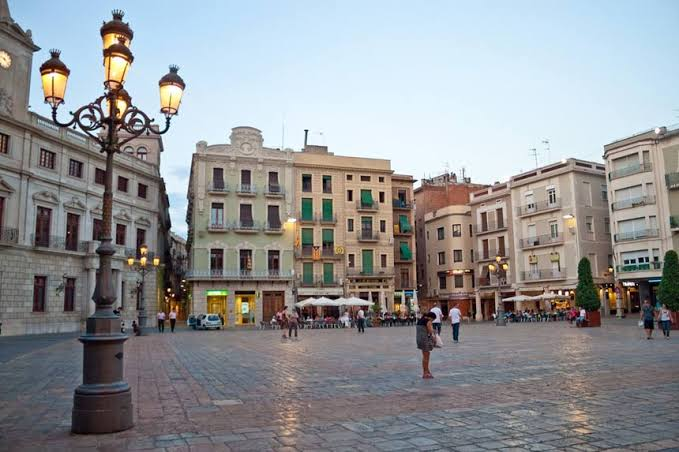
#> input picture image.png, 679 x 452 px
$ python -i images.py   (imports and definitions only)
#> lines starting #> are read from the running program, lines starting #| are printed output that depends on the picture
"""Shrink the photo before sending it to the vision model.

On the server and not on the client so it works the same for the ESP32 and for
anything else, without every client having to remember. It does not save the
upload, which already happened by the time we get here.

Groq charges per pixel: a 3024x4032 photo is ~50.000 tokens and 2.656 at 896 px
(a figure its own 429 gave us). Shrinking is the difference between using it and
burning the day's quota in six photos.
"""

from __future__ import annotations

import base64
import io
import os

# Long side to shrink to. 896 px is the measured sweet spot: below it, signs
# stop being readable; above it, you only pay tokens and latency.
MAX_SIDE = int(os.environ.get("IMAGE_MAX_SIDE", "896"))

# IMAGE_MAX_SIDE=0 turns shrinking off.
ENABLED = MAX_SIDE > 0

QUALITY = int(os.environ.get("IMAGE_JPEG_QUALITY", "80"))

# The OV3660 frames come out soft and veiled: a lamp in shot lifts the blacks
# into grey haze and the whole picture loses contrast. Stretching the levels and
# a mild unsharp mask give the model back edges it can read, for a few tens of
# ms at 800x600. IMAGE_ENHANCE=0 turns it off.
ENHANCE = os.environ.get("IMAGE_ENHANCE", "1") != "0"


def _enhance(im):
    from PIL import ImageFilter, ImageOps
    # Per channel, so it also pulls out part of the magenta cast. The 1% cutoff
    # keeps a single blown lamp from deciding the white point.
    im = ImageOps.autocontrast(im, cutoff=1)
    return im.filter(ImageFilter.UnsharpMask(radius=2, percent=80, threshold=3))


def resize(image_base64: str, max_side: int | None = None) -> tuple[str, dict]:
    """Returns (image_in_base64, info). Leaves it alone if there is nothing to do.

    Never fails the request: if Pillow is missing or the image is odd, the
    original goes through. Not describing anything because we could not resize
    would be far worse than sending a big photo.
    """
    side = MAX_SIDE if max_side is None else max_side
    info: dict = {"resized": False}
    if side <= 0:
        return image_base64, info

    try:
        from PIL import Image, ImageOps
    except ImportError:
        info["error"] = "Pillow is not installed"
        return image_base64, info

    try:
        raw = base64.b64decode(image_base64, validate=False)
        im = Image.open(io.BytesIO(raw))
        # Phone photos come rotated; without exif_transpose we would describe
        # the scene lying on its side.
        im = ImageOps.exif_transpose(im)
        original = im.size

        if max(original) <= side and not ENHANCE:
            info.update({"from": original, "reason": "already small"})
            return image_base64, info

        im = im.convert("RGB")
        if max(original) > side:
            im.thumbnail((side, side))
            info["resized"] = True
        if ENHANCE:
            im = _enhance(im)
            info["enhanced"] = True
        buf = io.BytesIO()
        im.save(buf, "JPEG", quality=QUALITY, optimize=True)
        shrunk = buf.getvalue()

        info.update({
            "from": original,
            "to": im.size,
            "bytesFrom": len(raw),
            "bytesTo": len(shrunk),
        })
        return base64.b64encode(shrunk).decode("ascii"), info
    except Exception as e:
        info["error"] = f"{type(e).__name__}: {e}"
        return image_base64, info

>>> import cv2
>>> picture = cv2.imread('../image.png', cv2.IMREAD_GRAYSCALE)
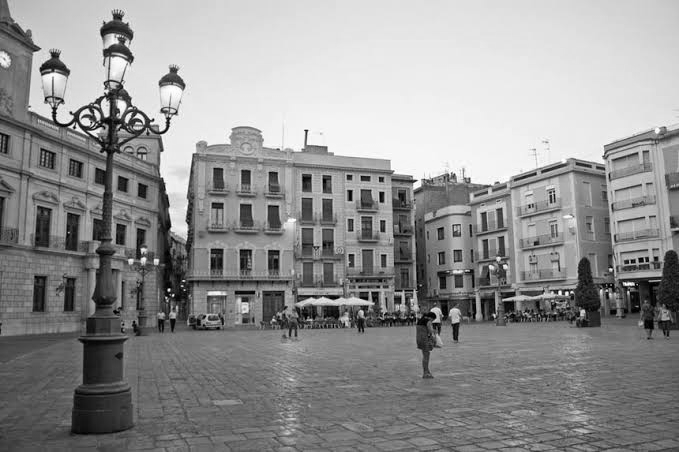
#> picture: shape (452, 679); min 0, max 255, mean 146.1
>>> result = resize(picture)
